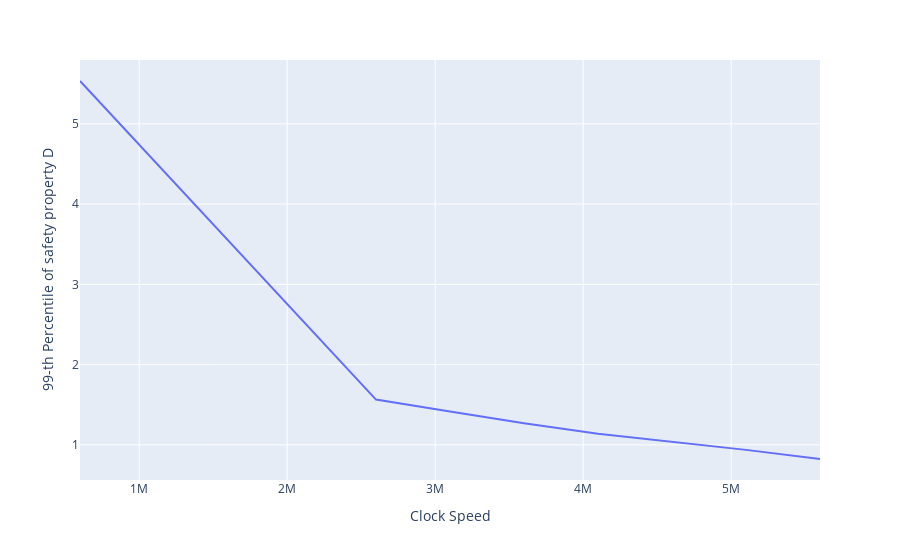

The notebook cell saved with this chart:
### Code cell
plot_job_id('clock_speeds_20241111_0649', mode='clock')[1]

### Figure 1 — Plotly figure (JSON) as saved in the notebook; plotly's stock layout.template omitted (floating-point values rounded to 4 significant figures)
{"data": [{"customdata": [[0.7, 1], [0.165, 1], [0.14, 1], [0.12, 1], [0.105, 1], [0.085, 1], [0.075, 1]], "hovertemplate": "clock_speed=%{x}<br>p99=%{y}<br>period=%{customdata[0]}<br>hit_chance=%{customdata[1]}<extra></extra>", "legendgroup": "", "line": {"color": "#636efa", "dash": "solid"}, "marker": {"symbol": "circle"}, "mode": "lines", "name": "", "orientation": "v", "showlegend": false, "type": "scatter", "x": [600000, 2600000, 3100000, 3600000, 4100000, 5100000, 5600000], "xaxis": "x", "y": [5.533, 1.564, 1.415, 1.269, 1.139, 0.9379, 0.8243], "yaxis": "y"}], "layout": {"legend": {"tracegroupgap": 0}, "margin": {"t": 60}, "xaxis": {"anchor": "y", "domain": [0, 1], "title": {"text": "Clock Speed"}}, "yaxis": {"anchor": "x", "domain": [0, 1], "title": {"text": "99-th Percentile of safety property D"}}}}
